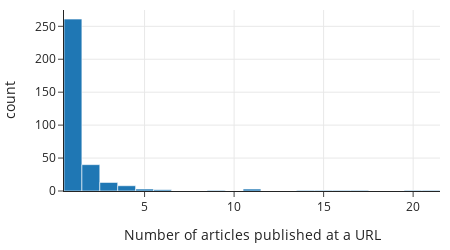

This figure's notebook cell:
### Markdown cell above
Our train set has 584 rows, and we have found that there are 337 unique publishing websites. This means that the dataset includes many publications with only a few articles. A histogram of the number of articles published by each website confirms this:

### Code cell
fig=px.histogram(X_train['baseurl'].value_counts(), width=450, height=250,
            labels={"value":"Number of articles published at a URL"})

fig.update_layout(showlegend=False)

### Figure 1 — Plotly figure (JSON) as saved in the notebook; plotly's stock layout.template omitted (floating-point values rounded to 4 significant figures; data arrays with more than 128 entries replaced by an {"elided": "..."} marker saying what was removed)
{"data": [{"alignmentgroup": "True", "bingroup": "x", "hovertemplate": "variable=baseurl<br>Number of articles published at a URL=%{x}<br>count=%{y}<extra></extra>", "legendgroup": "baseurl", "marker": {"color": "#1F77B4", "pattern": {"shape": ""}}, "name": "baseurl", "offsetgroup": "baseurl", "orientation": "v", "showlegend": true, "type": "histogram", "x": {"elided": "337 int values"}, "xaxis": "x", "yaxis": "y"}], "layout": {"barmode": "relative", "height": 250, "legend": {"title": {"text": "variable"}, "tracegroupgap": 0}, "showlegend": false, "width": 450, "xaxis": {"anchor": "y", "autorange": true, "domain": [0, 1], "range": [0.5, 21.5], "title": {"text": "Number of articles published at a URL"}, "type": "linear"}, "yaxis": {"anchor": "x", "autorange": true, "domain": [0, 1], "range": [0, 274.7], "title": {"text": "count"}}}}
